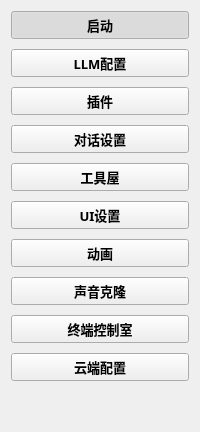
     <widget class="QFrame" name="sidebar">
      <property name="maximumSize">
       <size>
        <width>16777215</width>
        <height>16777215</height>
       </size>
      </property>
      <property name="frameShape">
       <enum>QFrame::NoFrame</enum>
      </property>
      <layout class="QVBoxLayout" name="verticalLayout">
       <property name="spacing">
        <number>10</number>
       </property>
       <item>
        <widget class="QPushButton" name="pushButton_3">
         <property name="sizePolicy">
          <sizepolicy hsizetype="Minimum" vsizetype="Preferred">
           <horstretch>0</horstretch>
           <verstretch>0</verstretch>
          </sizepolicy>
         </property>
         <property name="font">
          <font>
           <family>微软雅黑</family>
           <pointsize>10</pointsize>
           <weight>75</weight>
           <bold>true</bold>
          </font>
         </property>
         <property name="text">
          <string>启动</string>
         </property>
         <property name="checkable">
          <bool>true</bool>
         </property>
         <property name="checked">
          <bool>true</bool>
         </property>
        </widget>
       </item>
       <item>
        <widget class="QPushButton" name="pushButton">
         <property name="sizePolicy">
          <sizepolicy hsizetype="Minimum" vsizetype="Preferred">
           <horstretch>0</horstretch>
           <verstretch>0</verstretch>
          </sizepolicy>
         </property>
         <property name="font">
          <font>
           <family>微软雅黑</family>
           <pointsize>10</pointsize>
           <weight>75</weight>
           <bold>true</bold>
          </font>
         </property>
         <property name="text">
          <string>LLM配置</string>
         </property>
         <property name="checkable">
          <bool>true</bool>
         </property>
        </widget>
       </item>
       <item>
        <widget class="QPushButton" name="pushButton_plugins">
         <property name="sizePolicy">
          <sizepolicy hsizetype="Minimum" vsizetype="Preferred">
           <horstretch>0</horstretch>
           <verstretch>0</verstretch>
          </sizepolicy>
         </property>
         <property name="font">
          <font>
           <family>微软雅黑</family>
           <pointsize>10</pointsize>
           <weight>75</weight>
           <bold>true</bold>
          </font>
         </property>
         <property name="text">
          <string>插件</string>
         </property>
         <property name="checkable">
          <bool>true</bool>
         </property>
        </widget>
       </item>
       <item>
        <widget class="QPushButton" name="pushButton_5">
         <property name="sizePolicy">
          <sizepolicy hsizetype="Minimum" vsizetype="Preferred">
           <horstretch>0</horstretch>
           <verstretch>0</verstretch>
          </sizepolicy>
         </property>
         <property name="font">
          <font>
           <family>微软雅黑</family>
           <pointsize>10</pointsize>
           <weight>75</weight>
           <bold>true</bold>
          </font>
         </property>
         <property name="text">
          <string>对话设置</string>
         </property>
         <property name="checkable">
          <bool>true</bool>
         </property>
        </widget>
       </item>
       <item>
        <widget class="QPushButton" name="pushButton_tools">
         <property name="sizePolicy">
          <sizepolicy hsizetype="Minimum" vsizetype="Preferred">
           <horstretch>0</horstretch>
           <verstretch>0</verstretch>
          </sizepolicy>
         </property>
         <property name="font">
          <font>
           <family>微软雅黑</family>
           <pointsize>10</pointsize>
           <weight>75</weight>
           <bold>true</bold>
          </font>
         </property>
         <property name="text">
          <string>工具屋</string>
         </property>
         <property name="checkable">
          <bool>true</bool>
         </property>
        </widget>
       </item>
       <item>
        <widget class="QPushButton" name="pushButton_ui_settings">
         <property name="sizePolicy">
          <sizepolicy hsizetype="Minimum" vsizetype="Preferred">
           <horstretch>0</horstretch>
           <verstretch>0</verstretch>
          </sizepolicy>
         </property>
         <property name="font">
          <font>
           <family>微软雅黑</family>
           <pointsize>10</pointsize>
           <weight>75</weight>
           <bold>true</bold>
          </font>
         </property>
         <property name="text">
          <string>UI设置</string>
         </property>
         <property name="checkable">
          <bool>true</bool>
         </property>
        </widget>
       </item>
       <item>
        <widget class="QPushButton" name="pushButton_animation">
         <property name="sizePolicy">
          <sizepolicy hsizetype="Minimum" vsizetype="Preferred">
           <horstretch>0</horstretch>
           <verstretch>0</verstretch>
          </sizepolicy>
         </property>
         <property name="font">
          <font>
           <family>微软雅黑</family>
           <pointsize>10</pointsize>
           <weight>75</weight>
           <bold>true</bold>
          </font>
         </property>
         <property name="text">
          <string>动画</string>
         </property>
         <property name="checkable">
          <bool>true</bool>
         </property>
        </widget>
       </item>
       <item>
        <widget class="QPushButton" name="pushButton_voice_clone">
         <property name="sizePolicy">
          <sizepolicy hsizetype="Minimum" vsizetype="Preferred">
           <horstretch>0</horstretch>
           <verstretch>0</verstretch>
          </sizepolicy>
         </property>
         <property name="font">
          <font>
           <family>微软雅黑</family>
           <pointsize>10</pointsize>
           <weight>75</weight>
           <bold>true</bold>
          </font>
         </property>
         <property name="text">
          <string>声音克隆</string>
         </property>
         <property name="checkable">
          <bool>true</bool>
         </property>
        </widget>
       </item>
       <item>
        <widget class="QPushButton" name="pushButton_terminal">
         <property name="sizePolicy">
          <sizepolicy hsizetype="Minimum" vsizetype="Preferred">
           <horstretch>0</horstretch>
           <verstretch>0</verstretch>
          </sizepolicy>
         </property>
         <property name="font">
          <font>
           <family>微软雅黑</family>
           <pointsize>10</pointsize>
           <weight>75</weight>
           <bold>true</bold>
          </font>
         </property>
         <property name="text">
          <string>终端控制室</string>
         </property>
         <property name="checkable">
          <bool>true</bool>
         </property>
        </widget>
       </item>
       <item>
        <widget class="QPushButton" name="pushButton_cloud_config">
         <property name="sizePolicy">
          <sizepolicy hsizetype="Minimum" vsizetype="Preferred">
           <horstretch>0</horstretch>
           <verstretch>0</verstretch>
          </sizepolicy>
         </property>
         <property name="font">
          <font>
           <family>微软雅黑</family>
           <pointsize>10</pointsize>
           <weight>75</weight>
           <bold>true</bold>
          </font>
         </property>
         <property name="text">
          <string>云端配置</string>
         </property>
         <property name="checkable">
          <bool>true</bool>
         </property>
        </widget>
       </item>
       <item>
        <spacer name="verticalSpacer_2">
         <property name="orientation">
          <enum>Qt::Vertical</enum>
         </property>
         <property name="sizeHint" stdset="0">
          <size>
           <width>20</width>
           <height>40</height>
          </size>
         </property>
        </spacer>
       </item>
      </layout>
     </widget>
